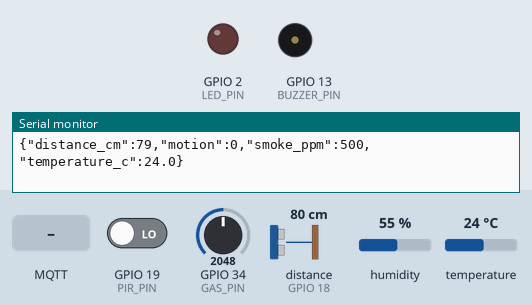
Recording of a sketch running on a simulated ESP32. Shown: output pins drawn as LEDs (lit = HIGH), buzzer (waves = sounding), the last lines printed to the serial monitor. Wiring (from diagram.json): ultrasonic range finder: trigger GPIO 5; echo GPIO 18. Dashed ring = blinking. The test bench sets the inputs (shaded band); at power-on: GPIO 19 (PIR_PIN) LOW, GPIO 34 (GAS_PIN) = 2048, distance to the obstacle (sensor on GPIO 18) 80 cm, humidity 55 %, temperature 24 °C. The echo pulse lasts 58.3 µs per cm; WiFi joins after 1.5 s; servers stay silent unless stated; random numbers use the default seed unless the sketch sets one; no MQTT or app messages arrive unless stated; pins used as bus, display or sensor lines are not drawn.

Above: at 2.8 s.
2.9 s: MQTT message "ON" arrives on the first subscribed topic
At 3.73 s:
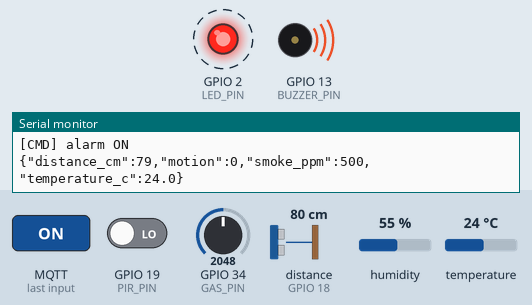
6.4 s: MQTT message "OFF" arrives on the first subscribed topic
8.0 s: MQTT message "on" arrives on the first subscribed topic
At 8.97 s:
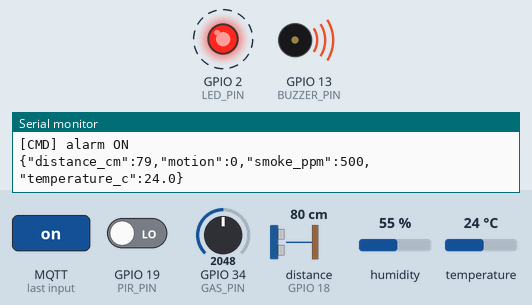
11.5 s: MQTT message "off" arrives on the first subscribed topic
Timing chart, 0 to 14.0 s (numbered marks = the images above; inputs shaded):
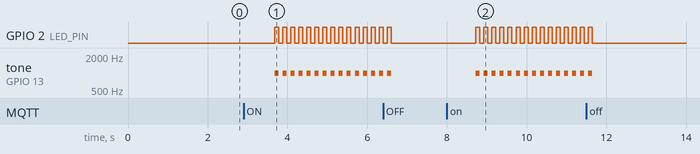

The sketch:

sketch.ino
```cpp
/*
 * Sentinel IDS - Wokwi ESP32 sensor node
 * Reads HC-SR04 (distance), PIR (motion), DHT22 (temperature) and a
 * potentiometer standing in for an MQ-2 gas/smoke sensor, then publishes a
 * JSON reading over MQTT once a second. The Sentinel IDS Streamlit app
 * subscribes to the same broker/topic (Sensors -> "Wokwi hardware (MQTT)").
 *
 * Two-way: the board also SUBSCRIBES to a command topic so the app can drive
 * an alarm (buzzer + LED beacon). Publish "ON" / "OFF" to MQTT_CMD to control
 * it, either from the app's manual toggle or its auto-arm on a critical threat.
 *
 * Required Wokwi libraries (add via the "Library Manager" panel):
 *   - PubSubClient  (by Nick O'Leary)
 *   - DHT sensor library (by Adafruit) + Adafruit Unified Sensor
 */
#include <WiFi.h>
#include <PubSubClient.h>
#include <DHT.h>

// ---------- config (must match the app sidebar) ----------
const char* WIFI_SSID   = "Wokwi-GUEST";
const char* WIFI_PASS   = "";
const char* MQTT_BROKER = "test.mosquitto.org";
const int   MQTT_PORT   = 1883;
const char* MQTT_TOPIC  = "sentinel-ids/demo/sensors";   // board -> app (readings)
const char* MQTT_CMD    = "sentinel-ids/demo/commands";  // app -> board (alarm)

// ---------- pins ----------
#define TRIG_PIN 5
#define ECHO_PIN 18
#define PIR_PIN  19
#define DHT_PIN  4
#define GAS_PIN  34          // potentiometer = simulated MQ-2 gas/smoke
#define LED_PIN  2           // alarm beacon (LED)
#define BUZZER_PIN 13        // alarm buzzer (piezo)

DHT dht(DHT_PIN, DHT22);
WiFiClient wifiClient;
PubSubClient mqtt(wifiClient);

bool alarmOn = false;        // driven by commands from the app

long readDistanceCm() {
  digitalWrite(TRIG_PIN, LOW);  delayMicroseconds(2);
  digitalWrite(TRIG_PIN, HIGH); delayMicroseconds(10);
  digitalWrite(TRIG_PIN, LOW);
  long dur = pulseIn(ECHO_PIN, HIGH, 30000);   // ~5 m timeout
  if (dur == 0) return 400;                    // no echo -> far
  return dur * 0.0343 / 2;
}

// command callback: app publishes "ON" / "OFF" to MQTT_CMD
void onCommand(char* topic, byte* payload, unsigned int len) {
  String msg;
  for (unsigned int i = 0; i < len; i++) msg += (char)payload[i];
  msg.trim();
  if (msg.equalsIgnoreCase("ON"))  { alarmOn = true;  Serial.println("[CMD] alarm ON"); }
  if (msg.equalsIgnoreCase("OFF")) { alarmOn = false; Serial.println("[CMD] alarm OFF"); }
}

void connectWifi() {
  WiFi.begin(WIFI_SSID, WIFI_PASS, 6);         // channel 6 = fast in Wokwi
  while (WiFi.status() != WL_CONNECTED) delay(200);
}

void connectMqtt() {
  while (!mqtt.connected()) {
    String cid = "sentinel-esp-" + String(random(0xffff), HEX);
    if (mqtt.connect(cid.c_str())) {
      mqtt.subscribe(MQTT_CMD);                // listen for alarm commands
      break;
    }
    delay(500);
  }
}

void setup() {
  Serial.begin(115200);
  pinMode(TRIG_PIN, OUTPUT);
  pinMode(ECHO_PIN, INPUT);
  pinMode(PIR_PIN, INPUT);
  pinMode(LED_PIN, OUTPUT);
  pinMode(BUZZER_PIN, OUTPUT);
  dht.begin();
  connectWifi();
  mqtt.setServer(MQTT_BROKER, MQTT_PORT);
  mqtt.setCallback(onCommand);
  connectMqtt();
}

void loop() {
  if (!mqtt.connected()) connectMqtt();
  mqtt.loop();

  long  dist   = readDistanceCm();
  int   motion = digitalRead(PIR_PIN);
  float temp   = dht.readTemperature();
  if (isnan(temp)) temp = 25.0;
  int   gasRaw = analogRead(GAS_PIN);          // 0..4095
  float smoke  = gasRaw * (1000.0 / 4095.0);   // 0..1000 ppm

  char payload[160];
  snprintf(payload, sizeof(payload),
    "{\"distance_cm\":%ld,\"motion\":%d,\"smoke_ppm\":%.0f,\"temperature_c\":%.1f}",
    dist, motion, smoke, temp);
  mqtt.publish(MQTT_TOPIC, payload);
  Serial.println(payload);

  // drive the alarm. When armed, beep the buzzer and flash the LED for ~1s,
  // staying responsive to incoming commands via mqtt.loop().
  if (alarmOn) {
    for (int i = 0; i < 5; i++) {
      digitalWrite(LED_PIN, HIGH); tone(BUZZER_PIN, 1000); delay(100);
      digitalWrite(LED_PIN, LOW);  noTone(BUZZER_PIN);      delay(100);
      mqtt.loop();
    }
  } else {
    digitalWrite(LED_PIN, LOW); noTone(BUZZER_PIN);
    delay(1000);
  }
}
```

Measured:
- after the input at 2.9 s, GPIO 2 (LED_PIN): alternates HIGH for 0.10 s and LOW for 0.10 s, starting after 0.78 s; tone on GPIO 13 (BUZZER_PIN): alternates 1000 Hz for 0.10 s and silent for 0.10 s, starting after 0.78 s
- after the input at 8.0 s, GPIO 2 (LED_PIN): alternates HIGH for 0.10 s and LOW for 0.10 s, starting after 0.73 s; tone on GPIO 13 (BUZZER_PIN): alternates 1000 Hz for 0.10 s and silent for 0.10 s, starting after 0.73 s
